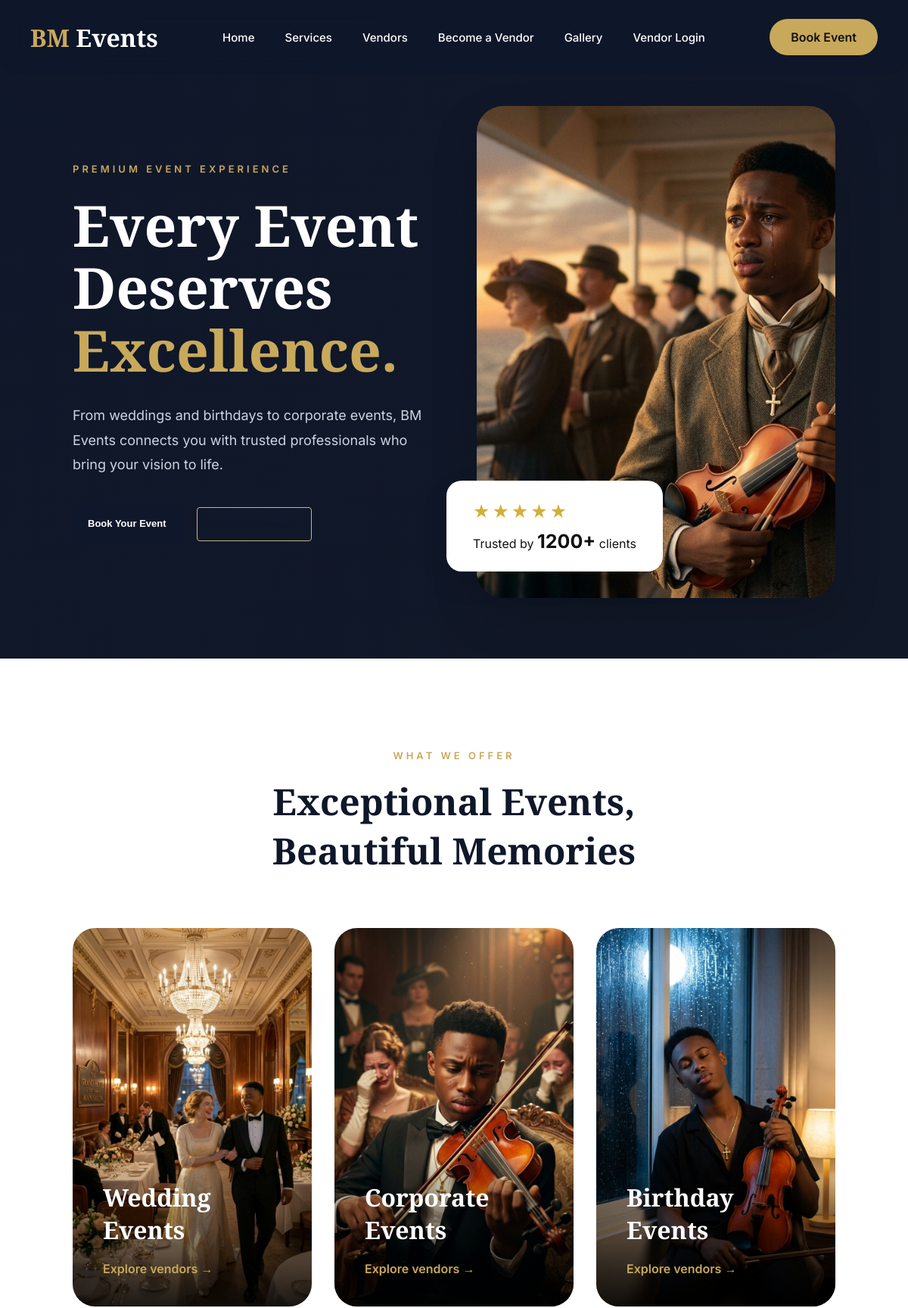
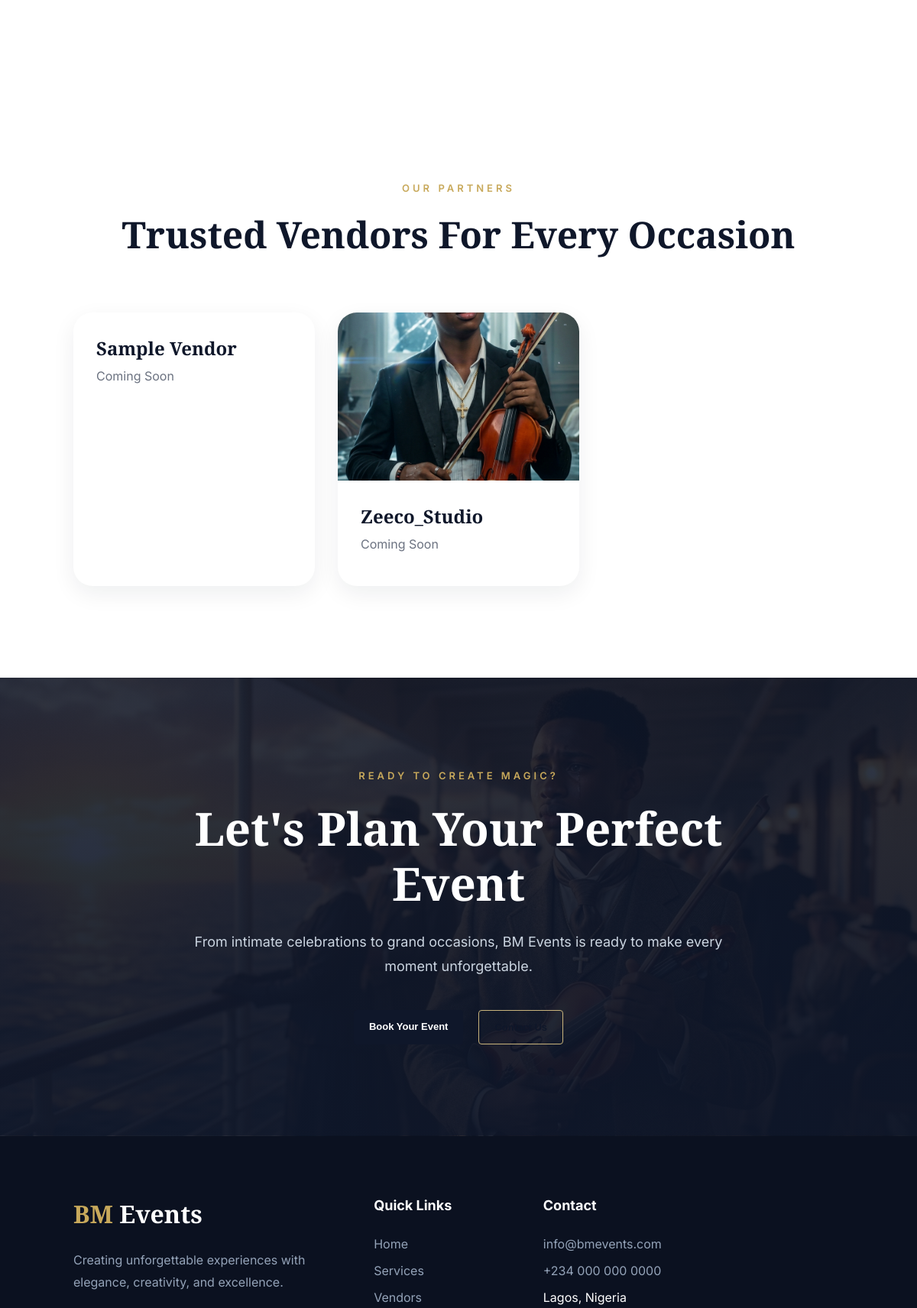
Screenshot of /accounts/ (upper part) with the database file from the repository (2 pictures, top to bottom).
### vendors/models.py (models this page shows, shortened)
class VendorProfile(models.Model):
    user = models.OneToOneField(settings.AUTH_USER_MODEL, on_delete=models.CASCADE, related_name='vendor_profile')
    business_name = models.CharField(max_length=255)
    description = models.TextField(blank=True)
    location = models.CharField(max_length=255, blank=True)
    contact_phone = models.CharField(max_length=50, blank=True)
    operating_hours = models.CharField(max_length=255, blank=True)
    created_at = models.DateTimeField(auto_now_add=True)
    updated_at = models.DateTimeField(auto_now=True)

class GalleryImage(models.Model):
    vendor = models.ForeignKey(VendorProfile, on_delete=models.CASCADE, related_name='gallery')
    image = models.ImageField(upload_to='vendor_gallery/')
    caption = models.CharField(max_length=255, blank=True)

### accounts/views.py (the view)
# urls.py: path('', views.index, name='index'),
def index(request):
    from vendors.models import VendorProfile
    vendors = VendorProfile.objects.all()[:6]
    return render(request, 'index.html', {'vendors': vendors})

### templates/index.html (shortened to what this page needs)
{% load static %}
<!DOCTYPE html>
<html lang="en">
<head>
    <link rel="stylesheet" href="{% static 'css/variables.css' %}">
    <link rel="stylesheet" href="{% static 'css/style.css' %}">
    <link rel="stylesheet" href="{% static 'css/responsive.css' %}">
</head>
<body>
{% include 'index_body.html' %}
</body>
</html>

### templates/index_body.html (shortened to what this page needs)
{% load static %}
<header class="header">
<nav class="navbar">
    <a href="/" class="logo">
        <span>BM</span> Events
    </a>
  <ul class="nav-links" id="site-navigation">
<li><a href="/">Home</a></li>
<li><a href="#services">Services</a></li>
<li><a href="{% url 'vendor_list' %}">Vendors</a></li>
<li>
{% if user.is_authenticated and user.is_vendor %}
<a href="{% url 'vendor_dashboard' %}">Vendor Dashboard</a>
{% else %}
<a href="{% url 'register_vendor' %}">Become a Vendor</a>
{% endif %}
</li>
<li><a href="#featured-vendors">Gallery</a></li>
<li>
{% if user.is_authenticated and user.is_vendor %}
<a href="{% url 'index' %}">Vendor Login</a>
{% else %}
<a href="{% url 'login' %}">Vendor Login</a>
{% endif %}
</li>
</ul>
    {% if user.is_authenticated and user.is_client %}<a href="{% url 'client_activities' %}" class="nav-button">{% elif user.is_authenticated %}<a href="{% url 'vendor_list' %}" class="nav-button">{% else %}<a href="{% url 'login' %}?next={% url 'client_activities' %}" class="nav-button">{% endif %}
        Book Event
    </a>
</nav>
</header>
<main>
<section class="hero">
  <div class="hero-content">
    <p class="hero-tag">PREMIUM EVENT EXPERIENCE</p>
    <h1>Every Event<br>Deserves<br><span>Excellence.</span></h1>
    <p class="hero-description">From weddings and birthdays to corporate events, BM Events connects you with trusted professionals who bring your vision to life.</p>
    <div class="hero-actions">
      {% if user.is_authenticated and user.is_client %}<a href="{% url 'client_activities' %}" class="primary-btn">{% else %}<a href="{% url 'vendor_list' %}" class="primary-btn">{% endif %}Book Your Event</a>
      <a href="{% url 'register_vendor' %}" class="secondary-btn">Become A Vendor</a>
    </div>
  </div>
  <div class="hero-image">
    <img src="{% static 'Images/hero.jpeg' %}" alt="Luxury event celebration">
    <div class="trust-card">
      <div class="stars">★★★★★</div>
      <p>Trusted by <strong>1200+</strong> clients</p>
    </div>
  </div>
</section>
<section id="services" class="services-section">
  <div class="section-heading">
    <p>WHAT WE OFFER</p>
    <h2>Exceptional Events,<br>Beautiful Memories</h2>
  </div>
  <div class="services-grid">
    <div class="service-card">
      <img src="{% static 'Images/Image2.jpeg' %}" alt="Wedding Events">
      <div class="service-overlay">
        <h3>Wedding Events</h3>
        <a href="{% url 'vendor_list' %}">Explore vendors &rarr;</a>
      </div>
    </div>
    <div class="service-card">
      <img src="{% static 'Images/Image3.jpeg' %}" alt="Corporate Events">
      <div class="service-overlay">
        <h3>Corporate Events</h3>
        <a href="{% url 'vendor_list' %}">Explore vendors &rarr;</a>
      </div>
    </div>
    <div class="service-card">
      <img src="{% static 'Images/Image4.jpeg' %}" alt="Birthday Events">
      <div class="service-overlay">
        <h3>Birthday Events</h3>
        <a href="{% url 'vendor_list' %}">Explore vendors &rarr;</a>
      </div>
    </div>
  </div>
</section>
<section class="vendors-section" id="featured-vendors">
  <div class="section-heading">
    <p>OUR PARTNERS</p>
    <h2>Trusted Vendors For Every Occasion</h2>
  </div>
  <div class="vendors-grid">
    {% for vendor in vendors|default:None %}
      <a href="{% url 'vendor_detail' vendor.pk %}" class="vendor-card">
        {% if vendor.gallery.first %}
          <img src="{{ vendor.gallery.first.image.url }}" alt="{{ vendor.business_name }}">
        {% endif %}
        <div class="vendor-info">
          <h3>{{ vendor.business_name }}</h3>
          <p>Coming Soon</p>
        </div>
      </a>
    {% empty %}
      <p>Explore our vendors <a href="{% url 'vendor_list' %}">here</a>.</p>
    {% endfor %}
  </div>
</section>
<section class="cta-section">
  <div class="cta-content">
    <p class="section-tag">READY TO CREATE MAGIC?</p>
    <h2>Let's Plan Your Perfect Event</h2>
    <p>From intimate celebrations to grand occasions, BM Events is ready to make every moment unforgettable.</p>
    <div class="cta-buttons">
      {% if user.is_authenticated and user.is_client %}<a href="{% url 'client_activities' %}" class="primary-btn">{% else %}<a href="{% url 'vendor_list' %}" class="primary-btn">{% endif %}Book Your Event</a>
      <a href="mailto:info@bmevents.com" class="secondary-btn">Contact Us</a>
    </div>
  </div>
</section>
<footer class="footer">
  <div class="footer-container">
    <div class="footer-brand">
      <a href="/" class="logo"><span>BM</span> Events</a>
      <p>Creating unforgettable experiences with elegance, creativity, and excellence.</p>
    </div>
    <div class="footer-column">
      <h3>Quick Links</h3>
      <a href="/">Home</a>
      <a href="#services">Services</a>
      <a href="{% url 'vendor_list' %}">Vendors</a>
    </div>
    <div class="footer-column">
      <h3>Contact</h3>
      <a href="mailto:info@bmevents.com">info@bmevents.com</a>
      <a href="tel:+2340000000000">+234 000 000 0000</a>
      <span>Lagos, Nigeria</span>
    </div>
  </div>
  </footer>

### static/css/variables.css (style rules this page uses)
:root { --primary-dark: #0F172A; --gold: #C8A95B; --gold-light: #E8D39A; --background-light: #F8F9FC; --white: #FFFFFF; --text-dark: #1F2937; --text-light: #6B7280; --border-light: rgba(255,255,255,0.15); --shadow-sm: 0 5px 15px rgba(0,0,0,0.08); --shadow-md: 0 15px 35px rgba(0,0,0,0.12); --shadow-lg: 0 25px 60px rgba(0,0,0,0.18); --radius-sm: 10px; --radius-md: 20px; --radius-lg: 35px; --transition: all .35s ease; --container-width: 1200px; --section-padding: 100px; }

### rows the page displays
VendorProfile: business_name "Sample Vendor"
VendorProfile: gallery.first.image (picture), business_name "Zeeco_Studio"
